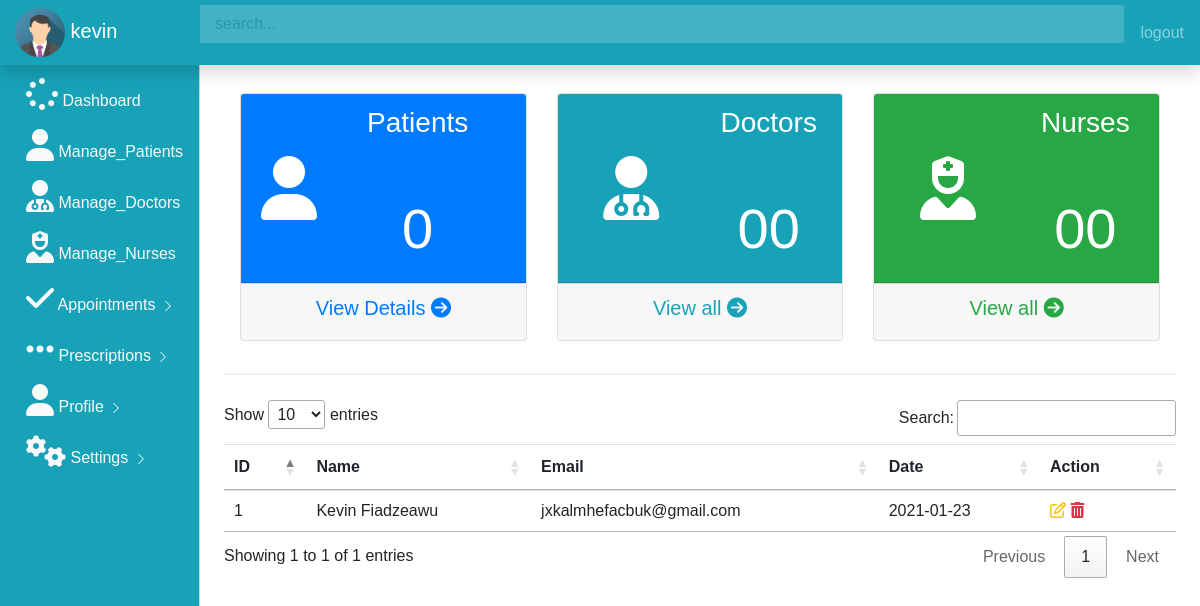
The page /get_all_appointments (signed in) on the database its author committed.
### app.py (models this page shows, shortened)
class User(UserMixin,db.Model):
    id = db.Column(db.Integer,primary_key =True)
    username = db.Column(db.String(100))
    email = db.Column(db.String(100),unique =True)
    password = db.Column(db.String(100))
    doctor = db.Column(db.Boolean)
    admin = db.Column(db.Boolean)
    work = db.Column(db.String(100))
    country = db.Column(db.String(100))
    image = db.Column(db.String(100))
    @property
    def unhashed_password(self):
         raise AttributeError('cannot view unhased password')
    appointment_by  = db.relationship('Appointments',
    foreign_keys ='Appointments.asked_by_id',
    backref = 'asker',
    lazy=True
    )
    Receive_by  = db.relationship('Notiication',
    foreign_keys ='Notiication.receive_by_id',
    backref = 'reciever',
    lazy=True
    )
    Sender_by  = db.relationship('Notiication',
    foreign_keys ='Notiication.doctor_id',
    backref = 'sender',
    lazy=True
    )
    answers_requested  = db.relationship('Appointments',
    foreign_keys ='Appointments.doctor_id',
    backref = 'expert',
    lazy=True
    )

class Appointments(db.Model):
    id = db.Column(db.Integer,primary_key =True)
    name = db.Column(db.String(100))
    email = db.Column(db.String(100))
    date = db.Column(db.String(100))
    asked_by_id = db.Column(db.Integer,db.ForeignKey('user.id'))
    doctor_id = db.Column(db.Integer,db.ForeignKey('user.id'))

### app.py (the view)
@app.route('/get_all_appointments')
@login_required
def get_all_appointments():
     admin_appointees = Appointments.query.all()
     owner = User.query.filter_by(email=current_user.email,password=current_user.password,admin=True).first()
     if not owner:
          flash("The logins provided is not an admin!")
          return redirect(url_for('home'))
     else:
          return render_template('get_all_appointments.html' ,appointees = admin_appointees)

### app.py (called while the page is built)
@login_manager.user_loader
def load_user(user_id):
     return User.query.get(int(user_id))

### templates/get_all_appointments.html (shortened to what this page needs)
{% include 'admin_dash.html' %}
{% block body %}
<main role="main" class="col-md-9 ml-sm-auto col-lg-10 px-4">
    <hr>
                 <table class=" table table-hover" id="myTable">
                <thead>
                    <tr>
                    <th>ID</th>
                    <th>Name</th>
                    <th>Email</th>
                    <th>Date</th>
                    <th>Action</th>
                </tr>
            </thead>
                {% for row in appointees %}
                <tbody id="myTable" >
                    <tr>
                    <td> {{row.id}}</td>
                    <td> {{row.name}}</td>
                    <td> {{row.email}}</td>
                    <td> {{row.date}}</td>
                    <td>
                        <a  class="text-warning" data-toggle="modal" href="/update/{{row.id}}" data-target="#modaledit{{row.id}}">
                            <i class ="	fa fa-edit fa-3"></i>
                        </a>
                        <a href="/delete/{{row.id}}" class="text-danger">
                            <i class ="	fa fa-trash fa-3"></i>
                        </a>
                    </td>
                </tr>
                </tbody>
                {% endfor %}
                 </table>
</main>
{% endblock %}

### templates/admin_dash.html (shortened to what this page needs)
<!doctype html>
<html lang="en">
  <head>
    <link rel="stylesheet" href="https://stackpath.bootstrapcdn.com/bootstrap/4.5.2/css/bootstrap.min.css">
    <link rel="stylesheet" href="./static/css/dashboard.css">
    <link rel="stylesheet" href="https://cdn.datatables.net/1.10.22/css/jquery.dataTables.min.css">
  </head>
  <body> {%block body%}
    <nav class="navbar navbar-dark bg-info fixed-top flex-md-nowrap p-0 shadow">
        <a class="navbar-brand col-sm-3 col-md-2 mr-0" href="#">
          <img src="{{url_for('static', filename ='img_avatar.png')}}" alt="Avatar" style="width:50px;border-radius: 50%;">
          {{current_user.username}}
          </a>
        <input type="text" class="form-control form-control-primary w-100" placeholder="search...">
        <ul class=" navbar-nav px-3">
            <li class="nav-item text-nowrap">
                <a class="nav-link" onclick="return confirm('Confirm logout') " href="{{url_for('home')}}">logout</a>
            </li>
        </ul>
      </nav>
      <div class="container-fluid">
        <div class="row">
            <div class  = "col-md-2 bg-info d-none d-md-block sidebar" style="color:white;">
                <div class="left-sidebar">
                    <ul class="nav flex-column sidebar-nav">
                        <li class="nav-item">
                        <a class="nav-link text-light" href="{{url_for('get_signin_admin')}}">
                          <i class ="fa fa-spinner fa-2x"></i> Dashboard
                        </a>
                        </li>
                        <li class="nav-item">
                          <a class="nav-link text-light" href="{{url_for('patients')}}">
                            <i class ="fa fa-user fa-2x"></i> Manage_Patients
                      </a>
                    </li>
                    <li class="nav-item">
                      <a class="nav-link text-light" href="{{url_for('doctors')}}">
                        <i class ="fa fa-user-md fa-2x"></i> Manage_Doctors
                  </a>
                </li>
                <li class="nav-item">
                  <a class="nav-link text-light" href="{{url_for('get_signin_admin')}}">
                    <i class ="fa fa-user-nurse fa-2x"></i> Manage_Nurses
              </a>
            </li>
                        <li class="nav-item">
                          <a class="nav-link text-light" href="{{url_for('get_all_appointments')}}">
                         <i class="fa fa-check fa-2x"></i> Appointments
                                     <svg class="bi bi-chevron-right" width="16" height="16" viewBox="0 0 20 20" fill="currentColor" xmlns="http://www.w3.org/2000/svg"><path fill-rule="evenodd" d="M6.646 3.646a.5.5 0 01.708 0l6 6a.5.5 0 010 .708l-6 6a.5.5 0 01-.708-.708L12.293 10 6.646 4.354a.5.5 0 010-.708z"/></svg>
                        </a>
                        </li>
                        <li class="nav-item">
                          <a class="nav-link text-light" href="">
                         <i class="fa fa-ellipsis-h fa-2x"></i> Prescriptions
                                     <svg class="bi bi-chevron-right" width="16" height="16" viewBox="0 0 20 20" fill="currentColor" xmlns="http://www.w3.org/2000/svg"><path fill-rule="evenodd" d="M6.646 3.646a.5.5 0 01.708 0l6 6a.5.5 0 010 .708l-6 6a.5.5 0 01-.708-.708L12.293 10 6.646 4.354a.5.5 0 010-.708z"/></svg>
                        </a>
                        </li>
                        <li class="nav-item">
                          <a class="nav-link text-light" href="{{url_for('profile_doctor')}}">
                          <i class="fa fa-user  fa-2x "></i> Profile
                            <svg class="bi bi-chevron-right" width="16" height="16" viewBox="0 0 20 20" fill="currentColor" xmlns="http://www.w3.org/2000/svg"><path fill-rule="evenodd" d="M6.646 3.646a.5.5 0 01.708 0l6 6a.5.5 0 010 .708l-6 6a.5.5 0 01-.708-.708L12.293 10 6.646 4.354a.5.5 0 010-.708z"/></svg>
                        </a>
                        </li>
                        <li class="nav-item">
                          <a class="nav-link text-light" href="">
                         <i class="fa fa-cogs fa-2x"></i> Settings
                                     <svg class="bi bi-chevron-right" width="16" height="16" viewBox="0 0 20 20" fill="currentColor" xmlns="http://www.w3.org/2000/svg"><path fill-rule="evenodd" d="M6.646 3.646a.5.5 0 01.708 0l6 6a.5.5 0 010 .708l-6 6a.5.5 0 01-.708-.708L12.293 10 6.646 4.354a.5.5 0 010-.708z"/></svg>
                        </a>
                        </li>
                      </ul>
                </div>
            </div>
            <main role="main" class="col-md-9 ml-sm-auto col-lg-10 px-4">
                <h3>Dashboard</h3>
                <div class="container">
                 <div class="row ">
                   <div class="col-md-4">
                     <div class="card text-center">
                       <div class = "card-header bg-primary text-white">
                        <div class="row align-items-center">
                          <div class="col-sm-3">
                            <i class="fa fa-user fa-4x"></i>
                          </div>
                          <div class="col">
                            <h3 >Patients</h3>
                          <br><br>
                            <h6 class ="display-4">0{{rows}}</h6>
                          </div>
                        </div>
                       </div>
                       <div class = "card-footer">
                        <h5>
                          <a  class ="text-primary" href="{{url_for('change_profile')}}" class="text-primary">View Details <i class="fa fa-arrow-circle-right"></i></i></a>
                        </h5>
                       </div>
                     </div>
                   </div>
                   <div class="col-md-4">
                    <div class="card text-center">
                      <div class = "card-header bg-info text-white">
                       <div class="row align-items-center">
                         <div class="col">
                           <i class="fa fa-user-md fa-4x"></i>
                         </div>
                         <div class="col">
                           <h3 >Doctors</h3>
                           <br><br>
                           <h6 class = "display-4" >00</h6>
                         </div>
                       </div>
                      </div>
                      <div class = "card-footer">
                       <h5>
                         <a href="#" class="text-info">View all <i class="fa fa-arrow-circle-right"></i></i></a>
                       </h5>
                      </div>
                    </div>
                  </div>
                  <div class="col-md-4">
                    <div class="card text-center">
                      <div class = "card-header bg-success text-white">
                       <div class="row align-items-center">
                         <div class="col">
                           <i class="fa fa-user-nurse fa-4x"></i>
                         </div>
                         <div class="col">
                           <h3 >Nurses</h3>
                           <br><br>
                           <h6 class = "display-4">00</span></h6>
                         </div>
                       </div>
                      </div>
                      <div class = "card-footer">
                       <h5>
                         <a href="#" class="text-success">View all <i class="fa fa-arrow-circle-right"></i></i></a>
                       </h5>
                      </div>
                    </div>
                  </div>
                 </div>
                    </div>
            </main>
        </div>
      </div>
    {% endblock %}
  </body>
</html>

### static/css/dashboard.css (style rules this page uses)
.form-control-primary { margin: 10px; opacity: 0.2; border-radius: 2px; }
.sidebar { position: fixed; top:0; left:0; bottom:0; z-index:100; padding: 70px 0 0 10px; border-right: 1px solid #d3d3d3; }
.sidebar-nav li .nav-link { color: #333; font-weight: 500; }
body { font-family: Arial, Helvetica, sans-serif; }
* { box-sizing: border-box; }
.container { padding: 16px; background-color: white; }
input[type=text], input[type=password] { width: 100%; padding: 15px; margin: 5px 0 22px 0; display: inline-block; border: none; background: #f1f1f1; }
hr { border: 1px solid #f1f1f1; margin-bottom: 25px; }
a { color: dodgerblue; }

### rows shown on the page
User: username "kevin"
Appointments: id "1", name "Kevin Fiadzeawu", email "jxkalmhefacbuk@gmail.com", date "2021-01-23"
